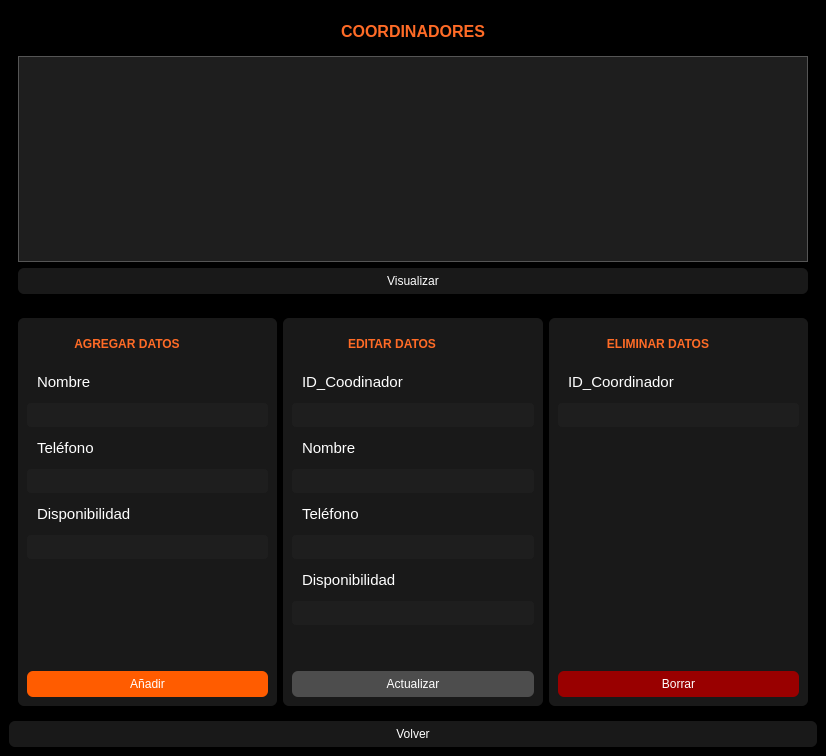
<?xml version="1.0" encoding="UTF-8"?>
<ui version="4.0">
 <class>MainWindow</class>
 <widget class="QMainWindow" name="MainWindow">
  <property name="geometry">
   <rect>
    <x>0</x>
    <y>0</y>
    <width>826</width>
    <height>756</height>
   </rect>
  </property>
  <property name="windowTitle">
   <string>MainWindow</string>
  </property>
  <property name="styleSheet">
   <string notr="true">background-color: rgb(0, 0, 0);</string>
  </property>
  <widget class="QWidget" name="centralwidget">
   <layout class="QGridLayout" name="gridLayout">
    <item row="6" column="0">
     <widget class="QPushButton" name="pushButton_coorvolver">
      <property name="styleSheet">
       <string notr="true">background-color: rgb(25, 25, 25);
color: white;
border-radius: 6px;
padding: 6px;
</string>
      </property>
      <property name="text">
       <string>Volver</string>
      </property>
     </widget>
    </item>
    <item row="0" column="0">
     <widget class="QWidget" name="widget" native="true">
      <property name="minimumSize">
       <size>
        <width>0</width>
        <height>100</height>
       </size>
      </property>
      <property name="maximumSize">
       <size>
        <width>10000</width>
        <height>300</height>
       </size>
      </property>
      <property name="styleSheet">
       <string notr="true">background-color: rgb(0, 0, 0);</string>
      </property>
      <layout class="QVBoxLayout" name="verticalLayout">
       <item>
        <widget class="QTextBrowser" name="textBrowser">
         <property name="maximumSize">
          <size>
           <width>16777215</width>
           <height>32</height>
          </size>
         </property>
         <property name="styleSheet">
          <string notr="true">background-color: rgb(0, 0, 0);</string>
         </property>
         <property name="frameShape">
          <enum>QFrame::NoFrame</enum>
         </property>
         <property name="html">
          <string>&lt;!DOCTYPE HTML PUBLIC &quot;-//W3C//DTD HTML 4.0//EN&quot; &quot;http://www.w3.org/TR/REC-html40/strict.dtd&quot;&gt;
&lt;html&gt;&lt;head&gt;&lt;meta name=&quot;qrichtext&quot; content=&quot;1&quot; /&gt;&lt;style type=&quot;text/css&quot;&gt;
p, li { white-space: pre-wrap; }
&lt;/style&gt;&lt;/head&gt;&lt;body style=&quot; font-family:'MS Shell Dlg 2'; font-size:8.25pt; font-weight:400; font-style:normal;&quot;&gt;
&lt;p align=&quot;center&quot; style=&quot; margin-top:0px; margin-bottom:0px; margin-left:0px; margin-right:0px; -qt-block-indent:0; text-indent:0px;&quot;&gt;&lt;span style=&quot; font-size:12pt; font-weight:600; color:#ff6b26;&quot;&gt;COORDINADORES&lt;/span&gt;&lt;/p&gt;&lt;/body&gt;&lt;/html&gt;</string>
         </property>
        </widget>
       </item>
       <item>
        <widget class="QTableWidget" name="tableWidget_cliente">
         <property name="styleSheet">
          <string notr="true">/* Estilo general del QTableWidget */
QTableWidget {
    background-color: rgb(30, 30, 30); /* Fondo gris oscuro para la tabla */
    alternate-background-color: #3A3A3A; /* Opcional: para filas alternas, un poco más claro/oscuro */
    color: white; /* Color de texto predeterminado para las celdas */
    border: 1px solid #555555; /* Un borde sutil para la tabla */
    gridline-color: #555555; /* Color de las líneas de la cuadrícula */
}

/* Estilo de los encabezados horizontales (columnas) */
QTableWidget::item {
    padding: 5px; /* Espaciado dentro de las celdas */
}

QHeaderView::section {
    background-color:  rgb(30, 30, 30); /* ¡Fondo negro para el encabezado! */
    color: white; /* Letras blancas para el encabezado */
    padding: 4px; /* Espaciado dentro del encabezado */
    border: 1px solid #555555; /* Borde para las secciones del encabezado */
    border-bottom: 2px solid #FF692E; /* Borde inferior naranja para resaltar */
    font-weight: bold; /* Texto en negrita */
}

/* Estilo de los encabezados verticales (filas, si están visibles) */
QHeaderView::section:vertical {
    background-color: rgb(30, 30, 30); /* Fondo negro */
    color: white; /* Letras blancas */
    padding: 4px;
    border: 1px solid #555555;
    border-right: 2px solid #FF692E; /* Borde derecho naranja */
}

/* Estilo de la esquina entre los encabezados horizontal y vertical (si es visible) */
QTableWidget QTableCornerButton::section {
    background-color: #1e1e1e; /* Color deseado */
    border: 1px solid #555555; /* Mantén el borde para que coincida con los encabezados */
}


/* Estilo de selección de celdas (opcional) */
QTableWidget::item:selected {
    background-color: #FF692E; /* Color naranja para la selección */
    color: white; /* Texto blanco en la selección */
}</string>
         </property>
        </widget>
       </item>
       <item>
        <widget class="QPushButton" name="pushButton_visualcoor">
         <property name="styleSheet">
          <string notr="true">background-color: rgb(25, 25, 25);
color: white;
border-radius: 6px;
padding: 6px;
</string>
         </property>
         <property name="text">
          <string>Visualizar</string>
         </property>
        </widget>
       </item>
      </layout>
     </widget>
    </item>
    <item row="5" column="0">
     <widget class="QWidget" name="widget_4" native="true">
      <property name="styleSheet">
       <string notr="true">background-color: rgb(0, 0, 0);</string>
      </property>
      <layout class="QHBoxLayout" name="horizontalLayout_2">
       <item>
        <widget class="QWidget" name="widget_5" native="true">
         <property name="styleSheet">
          <string notr="true">background-color: rgb(25, 25, 25);
color: white;
border-radius: 6px;
padding: 6px;</string>
         </property>
         <layout class="QVBoxLayout" name="verticalLayout_3">
          <item>
           <widget class="QTextBrowser" name="textBrowser_4">
            <property name="minimumSize">
             <size>
              <width>150</width>
              <height>0</height>
             </size>
            </property>
            <property name="maximumSize">
             <size>
              <width>200</width>
              <height>34</height>
             </size>
            </property>
            <property name="html">
             <string>&lt;!DOCTYPE HTML PUBLIC &quot;-//W3C//DTD HTML 4.0//EN&quot; &quot;http://www.w3.org/TR/REC-html40/strict.dtd&quot;&gt;
&lt;html&gt;&lt;head&gt;&lt;meta name=&quot;qrichtext&quot; content=&quot;1&quot; /&gt;&lt;style type=&quot;text/css&quot;&gt;
p, li { white-space: pre-wrap; }
&lt;/style&gt;&lt;/head&gt;&lt;body style=&quot; font-family:'MS Shell Dlg 2'; font-size:8.25pt; font-weight:400; font-style:normal;&quot;&gt;
&lt;p align=&quot;center&quot; style=&quot; margin-top:0px; margin-bottom:0px; margin-left:0px; margin-right:0px; -qt-block-indent:0; text-indent:0px;&quot;&gt;&lt;span style=&quot; font-size:9pt; font-weight:600; color:#ff6b26;&quot;&gt;AGREGAR DATOS&lt;/span&gt;&lt;/p&gt;&lt;/body&gt;&lt;/html&gt;</string>
            </property>
           </widget>
          </item>
          <item>
           <widget class="QLabel" name="label_8">
            <property name="font">
             <font>
              <pointsize>11</pointsize>
             </font>
            </property>
            <property name="styleSheet">
             <string notr="true">color: rgb(255, 255, 255);</string>
            </property>
            <property name="text">
             <string>Nombre</string>
            </property>
           </widget>
          </item>
          <item>
           <widget class="QLineEdit" name="lineEdit_9_nombrecooradd">
            <property name="styleSheet">
             <string notr="true">    background-color: #1E1E1E;
    color: #FFFFFF;
    border: 1px;
    padding: 4px;
    border-radius: 4px;</string>
            </property>
           </widget>
          </item>
          <item>
           <widget class="QLabel" name="label">
            <property name="font">
             <font>
              <pointsize>11</pointsize>
             </font>
            </property>
            <property name="styleSheet">
             <string notr="true">color: rgb(255, 255, 255);</string>
            </property>
            <property name="text">
             <string>Teléfono</string>
            </property>
           </widget>
          </item>
          <item>
           <widget class="QLineEdit" name="lineEdit_cuidadcooradd">
            <property name="styleSheet">
             <string notr="true">    background-color: #1E1E1E;
    color: #FFFFFF;
    border: 1px;
    padding: 4px;
    border-radius: 4px;</string>
            </property>
           </widget>
          </item>
          <item>
           <widget class="QLabel" name="label_2">
            <property name="font">
             <font>
              <pointsize>11</pointsize>
             </font>
            </property>
            <property name="text">
             <string>Disponibilidad</string>
            </property>
           </widget>
          </item>
          <item>
           <widget class="QLineEdit" name="lineEdit_2_contactocooradd">
            <property name="styleSheet">
             <string notr="true">    background-color: #1E1E1E;
    color: #FFFFFF;
    border: 1px;
    padding: 4px;
    border-radius: 4px;</string>
            </property>
           </widget>
          </item>
          <item>
           <spacer name="verticalSpacer_3">
            <property name="orientation">
             <enum>Qt::Vertical</enum>
            </property>
            <property name="sizeHint" stdset="0">
             <size>
              <width>20</width>
              <height>40</height>
             </size>
            </property>
           </spacer>
          </item>
          <item>
           <widget class="QPushButton" name="pushButton_4_cooradd">
            <property name="styleSheet">
             <string notr="true">    background-color: #FF5C00;
    color: white;
    border-radius: 6px;
    padding: 6px;</string>
            </property>
            <property name="text">
             <string>Añadir</string>
            </property>
           </widget>
          </item>
         </layout>
        </widget>
       </item>
       <item>
        <widget class="QWidget" name="widget_6" native="true">
         <property name="styleSheet">
          <string notr="true">background-color: rgb(25, 25, 25);
color: white;
border-radius: 6px;
padding: 6px;</string>
         </property>
         <layout class="QVBoxLayout" name="verticalLayout_4">
          <item>
           <widget class="QTextBrowser" name="textBrowser_2">
            <property name="maximumSize">
             <size>
              <width>200</width>
              <height>34</height>
             </size>
            </property>
            <property name="html">
             <string>&lt;!DOCTYPE HTML PUBLIC &quot;-//W3C//DTD HTML 4.0//EN&quot; &quot;http://www.w3.org/TR/REC-html40/strict.dtd&quot;&gt;
&lt;html&gt;&lt;head&gt;&lt;meta name=&quot;qrichtext&quot; content=&quot;1&quot; /&gt;&lt;style type=&quot;text/css&quot;&gt;
p, li { white-space: pre-wrap; }
&lt;/style&gt;&lt;/head&gt;&lt;body style=&quot; font-family:'MS Shell Dlg 2'; font-size:8.25pt; font-weight:400; font-style:normal;&quot;&gt;
&lt;p align=&quot;center&quot; style=&quot; margin-top:0px; margin-bottom:0px; margin-left:0px; margin-right:0px; -qt-block-indent:0; text-indent:0px;&quot;&gt;&lt;span style=&quot; font-size:9pt; font-weight:600; color:#ff6b26;&quot;&gt;EDITAR DATOS&lt;/span&gt;&lt;/p&gt;&lt;/body&gt;&lt;/html&gt;</string>
            </property>
           </widget>
          </item>
          <item>
           <widget class="QLabel" name="label_14">
            <property name="font">
             <font>
              <pointsize>11</pointsize>
             </font>
            </property>
            <property name="styleSheet">
             <string notr="true">color: rgb(255, 255, 255);</string>
            </property>
            <property name="text">
             <string>ID_Coodinador</string>
            </property>
           </widget>
          </item>
          <item>
           <widget class="QLineEdit" name="lineEdit_14_idcooredi">
            <property name="styleSheet">
             <string notr="true">    background-color: #1E1E1E;
    color: #FFFFFF;
    border: 1px;
    padding: 4px;
    border-radius: 4px;</string>
            </property>
           </widget>
          </item>
          <item>
           <widget class="QLabel" name="label_3">
            <property name="font">
             <font>
              <pointsize>11</pointsize>
             </font>
            </property>
            <property name="text">
             <string>Nombre</string>
            </property>
           </widget>
          </item>
          <item>
           <widget class="QLineEdit" name="lineEdit_3_nombrecooredi">
            <property name="styleSheet">
             <string notr="true">    background-color: #1E1E1E;
    color: #FFFFFF;
    border: 1px;
    padding: 4px;
    border-radius: 4px;</string>
            </property>
           </widget>
          </item>
          <item>
           <widget class="QLabel" name="label_4">
            <property name="font">
             <font>
              <pointsize>11</pointsize>
             </font>
            </property>
            <property name="text">
             <string>Teléfono</string>
            </property>
           </widget>
          </item>
          <item>
           <widget class="QLineEdit" name="lineEdit_4_cuidadcooredi">
            <property name="styleSheet">
             <string notr="true">    background-color: #1E1E1E;
    color: #FFFFFF;
    border: 1px;
    padding: 4px;
    border-radius: 4px;</string>
            </property>
           </widget>
          </item>
          <item>
           <widget class="QLabel" name="label_5">
            <property name="font">
             <font>
              <pointsize>11</pointsize>
             </font>
            </property>
            <property name="text">
             <string>Disponibilidad</string>
            </property>
           </widget>
          </item>
          <item>
           <widget class="QLineEdit" name="lineEdit_5_contactocooredi">
            <property name="styleSheet">
             <string notr="true">    background-color: #1E1E1E;
    color: #FFFFFF;
    border: 1px;
    padding: 4px;
    border-radius: 4px;</string>
            </property>
           </widget>
          </item>
          <item>
           <spacer name="verticalSpacer_4">
            <property name="orientation">
             <enum>Qt::Vertical</enum>
            </property>
            <property name="sizeHint" stdset="0">
             <size>
              <width>20</width>
              <height>40</height>
             </size>
            </property>
           </spacer>
          </item>
          <item>
           <widget class="QPushButton" name="pushButton_3_cooract">
            <property name="styleSheet">
             <string notr="true">    background-color: #4D4D4D;
    color: white;
    border-radius: 6px;
    padding: 6px;</string>
            </property>
            <property name="text">
             <string>Actualizar</string>
            </property>
           </widget>
          </item>
         </layout>
        </widget>
       </item>
       <item>
        <widget class="QWidget" name="widget_7" native="true">
         <property name="styleSheet">
          <string notr="true">background-color: rgb(25, 25, 25);
color: white;
border-radius: 6px;
padding: 6px;</string>
         </property>
         <layout class="QVBoxLayout" name="verticalLayout_5">
          <item>
           <widget class="QTextBrowser" name="textBrowser_3">
            <property name="maximumSize">
             <size>
              <width>200</width>
              <height>34</height>
             </size>
            </property>
            <property name="styleSheet">
             <string notr="true"/>
            </property>
            <property name="html">
             <string>&lt;!DOCTYPE HTML PUBLIC &quot;-//W3C//DTD HTML 4.0//EN&quot; &quot;http://www.w3.org/TR/REC-html40/strict.dtd&quot;&gt;
&lt;html&gt;&lt;head&gt;&lt;meta name=&quot;qrichtext&quot; content=&quot;1&quot; /&gt;&lt;style type=&quot;text/css&quot;&gt;
p, li { white-space: pre-wrap; }
&lt;/style&gt;&lt;/head&gt;&lt;body style=&quot; font-family:'MS Shell Dlg 2'; font-size:8.25pt; font-weight:400; font-style:normal;&quot;&gt;
&lt;p align=&quot;center&quot; style=&quot; margin-top:0px; margin-bottom:0px; margin-left:0px; margin-right:0px; -qt-block-indent:0; text-indent:0px;&quot;&gt;&lt;span style=&quot; font-size:9pt; font-weight:600; color:#ff6b26;&quot;&gt;ELIMINAR DATOS&lt;/span&gt;&lt;/p&gt;&lt;/body&gt;&lt;/html&gt;</string>
            </property>
           </widget>
          </item>
          <item>
           <widget class="QLabel" name="label_19">
            <property name="maximumSize">
             <size>
              <width>16777215</width>
              <height>16777215</height>
             </size>
            </property>
            <property name="font">
             <font>
              <pointsize>11</pointsize>
             </font>
            </property>
            <property name="styleSheet">
             <string notr="true">color: rgb(255, 255, 255);</string>
            </property>
            <property name="text">
             <string>ID_Coordinador</string>
            </property>
           </widget>
          </item>
          <item>
           <widget class="QLineEdit" name="lineEdit_19_idcoorborrar">
            <property name="styleSheet">
             <string notr="true">    background-color: #1E1E1E;
    color: #FFFFFF;
    border: 1px;
    padding: 4px;
    border-radius: 4px;</string>
            </property>
           </widget>
          </item>
          <item>
           <spacer name="verticalSpacer">
            <property name="orientation">
             <enum>Qt::Vertical</enum>
            </property>
            <property name="sizeHint" stdset="0">
             <size>
              <width>20</width>
              <height>40</height>
             </size>
            </property>
           </spacer>
          </item>
          <item>
           <widget class="QPushButton" name="pushButton_2_coorborrar">
            <property name="styleSheet">
             <string notr="true">    background-color: #990000;
    color: white;
    border-radius: 6px;
    padding: 6px;
</string>
            </property>
            <property name="text">
             <string>Borrar</string>
            </property>
           </widget>
          </item>
         </layout>
        </widget>
       </item>
      </layout>
     </widget>
    </item>
   </layout>
  </widget>
 </widget>
 <resources/>
 <connections/>
</ui>
